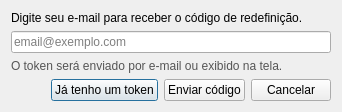
<?xml version="1.0" encoding="UTF-8"?>
<ui version="4.0">
 <class>RecuperarSenhaDialog</class>
 <widget class="QDialog" name="RecuperarSenhaDialog">
  <property name="windowTitle">
   <string>Recuperar senha</string>
  </property>
  <layout class="QVBoxLayout" name="verticalLayout">
   <item>
    <widget class="QLabel" name="labelTitulo">
     <property name="text">
      <string>Digite seu e-mail para receber o código de redefinição.</string>
     </property>
     <property name="wordWrap">
      <bool>true</bool>
     </property>
    </widget>
   </item>
   <item>
    <widget class="QLineEdit" name="txt_email_recuperar">
     <property name="placeholderText">
      <string>email@exemplo.com</string>
     </property>
    </widget>
   </item>
   <item>
    <widget class="QLabel" name="labelInfo">
     <property name="text">
      <string>O token será enviado por e-mail ou exibido na tela.</string>
     </property>
     <property name="wordWrap">
      <bool>true</bool>
     </property>
     <property name="styleSheet">
      <string notr="true">color: #555;</string>
     </property>
    </widget>
   </item>
   <item>
    <layout class="QHBoxLayout" name="horizontalLayoutButtons">
     <item>
      <spacer name="horizontalSpacer">
       <property name="orientation">
        <enum>Qt::Orientation::Horizontal</enum>
       </property>
       <property name="sizeHint" stdset="0">
        <size>
         <width>40</width>
         <height>20</height>
        </size>
       </property>
      </spacer>
     </item>
     <item>
      <widget class="QPushButton" name="btn_ir_redefinir">
       <property name="text">
        <string>Já tenho um token</string>
       </property>
      </widget>
     </item>
     <item>
      <widget class="QPushButton" name="btn_enviar_token">
       <property name="text">
        <string>Enviar código</string>
       </property>
      </widget>
     </item>
     <item>
      <widget class="QPushButton" name="btn_cancelar_recuperar">
       <property name="text">
        <string>Cancelar</string>
       </property>
      </widget>
     </item>
    </layout>
   </item>
  </layout>
 </widget>
 <resources/>
 <connections/>
</ui>
